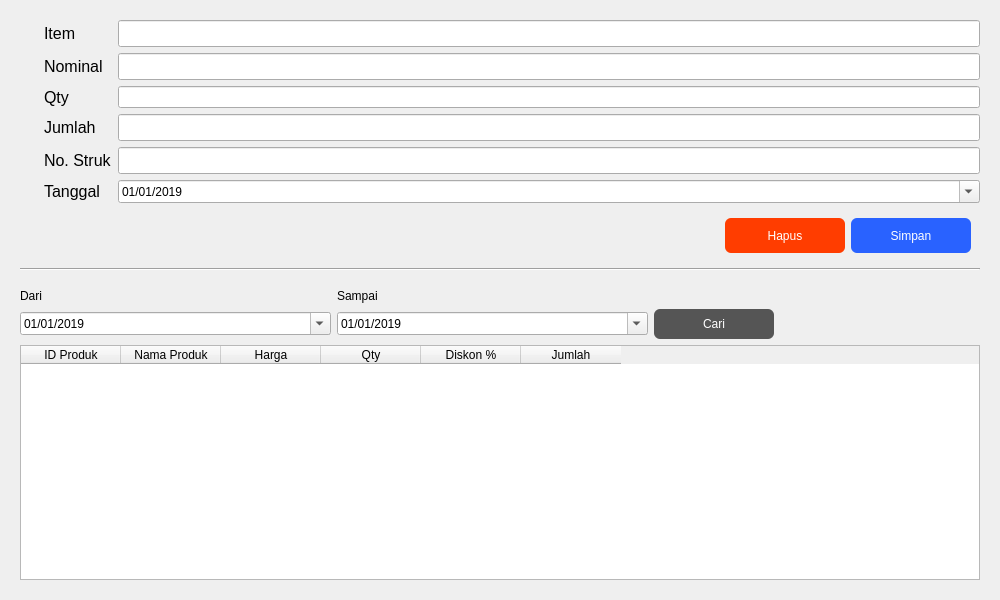
<?xml version="1.0" encoding="UTF-8"?>
<ui version="4.0">
 <class>Form</class>
 <widget class="QWidget" name="Form">
  <property name="geometry">
   <rect>
    <x>0</x>
    <y>0</y>
    <width>1000</width>
    <height>600</height>
   </rect>
  </property>
  <property name="minimumSize">
   <size>
    <width>600</width>
    <height>600</height>
   </size>
  </property>
  <property name="windowTitle">
   <string>Form</string>
  </property>
  <property name="styleSheet">
   <string notr="true"/>
  </property>
  <layout class="QHBoxLayout" name="horizontalLayout">
   <item>
    <widget class="QWidget" name="daftarPengeluaranWidget" native="true">
     <property name="minimumSize">
      <size>
       <width>350</width>
       <height>0</height>
      </size>
     </property>
     <property name="maximumSize">
      <size>
       <width>16777215</width>
       <height>16777215</height>
      </size>
     </property>
     <property name="styleSheet">
      <string notr="true"/>
     </property>
     <layout class="QVBoxLayout" name="verticalLayout_3">
      <property name="spacing">
       <number>0</number>
      </property>
      <property name="leftMargin">
       <number>0</number>
      </property>
      <property name="topMargin">
       <number>0</number>
      </property>
      <property name="rightMargin">
       <number>0</number>
      </property>
      <property name="bottomMargin">
       <number>0</number>
      </property>
      <item>
       <widget class="QWidget" name="widget_4" native="true">
        <property name="styleSheet">
         <string notr="true"/>
        </property>
        <layout class="QGridLayout" name="gridLayout_3">
         <item row="0" column="0">
          <widget class="QWidget" name="widget_6" native="true">
           <property name="minimumSize">
            <size>
             <width>0</width>
             <height>0</height>
            </size>
           </property>
           <property name="styleSheet">
            <string notr="true"/>
           </property>
           <layout class="QGridLayout" name="gridLayout"/>
          </widget>
         </item>
         <item row="1" column="0" colspan="2">
          <widget class="Line" name="line">
           <property name="styleSheet">
            <string notr="true"/>
           </property>
           <property name="orientation">
            <enum>Qt::Horizontal</enum>
           </property>
          </widget>
         </item>
         <item row="0" column="1">
          <layout class="QGridLayout" name="gridLayout_2">
           <item row="4" column="0">
            <widget class="QLabel" name="label_7">
             <property name="font">
              <font>
               <pointsize>12</pointsize>
              </font>
             </property>
             <property name="text">
              <string>No. Struk</string>
             </property>
            </widget>
           </item>
           <item row="0" column="2">
            <widget class="QLineEdit" name="item">
             <property name="font">
              <font>
               <pointsize>12</pointsize>
              </font>
             </property>
             <property name="placeholderText">
              <string/>
             </property>
             <property name="clearButtonEnabled">
              <bool>true</bool>
             </property>
            </widget>
           </item>
           <item row="3" column="2">
            <widget class="QLineEdit" name="jumlah">
             <property name="font">
              <font>
               <pointsize>12</pointsize>
              </font>
             </property>
             <property name="clearButtonEnabled">
              <bool>true</bool>
             </property>
            </widget>
           </item>
           <item row="6" column="2">
            <widget class="QWidget" name="widget_7" native="true">
             <layout class="QGridLayout" name="gridLayout_4">
              <item row="0" column="3">
               <widget class="QPushButton" name="simpanBtn">
                <property name="minimumSize">
                 <size>
                  <width>120</width>
                  <height>35</height>
                 </size>
                </property>
                <property name="maximumSize">
                 <size>
                  <width>150</width>
                  <height>16777215</height>
                 </size>
                </property>
                <property name="layoutDirection">
                 <enum>Qt::LeftToRight</enum>
                </property>
                <property name="styleSheet">
                 <string notr="true">QPushButton {
	background: #2962ff;
	border-radius: 6px;
	border: none;
	color: white;
	outline: none;
}

QPushButton:pressed {
	border: 2px solid #2962ff;
	background: white;
	color: #2962ff;
}</string>
                </property>
                <property name="text">
                 <string>Simpan</string>
                </property>
               </widget>
              </item>
              <item row="0" column="1">
               <spacer name="horizontalSpacer">
                <property name="orientation">
                 <enum>Qt::Horizontal</enum>
                </property>
                <property name="sizeType">
                 <enum>QSizePolicy::Expanding</enum>
                </property>
                <property name="sizeHint" stdset="0">
                 <size>
                  <width>600</width>
                  <height>20</height>
                 </size>
                </property>
               </spacer>
              </item>
              <item row="0" column="2">
               <widget class="QPushButton" name="hapusBtn">
                <property name="minimumSize">
                 <size>
                  <width>120</width>
                  <height>35</height>
                 </size>
                </property>
                <property name="maximumSize">
                 <size>
                  <width>150</width>
                  <height>16777215</height>
                 </size>
                </property>
                <property name="layoutDirection">
                 <enum>Qt::LeftToRight</enum>
                </property>
                <property name="styleSheet">
                 <string notr="true">QPushButton {
	background: #ff3d00;
	border-radius: 6px;
	border: none;
	color: white;
	outline: none;
}

QPushButton:pressed {
	border: 2px solid #ff3d00;
	background: white;
	color: #ff3d00;
}</string>
                </property>
                <property name="text">
                 <string>Hapus</string>
                </property>
               </widget>
              </item>
             </layout>
            </widget>
           </item>
           <item row="3" column="0">
            <widget class="QLabel" name="label_5">
             <property name="font">
              <font>
               <pointsize>12</pointsize>
              </font>
             </property>
             <property name="text">
              <string>Jumlah</string>
             </property>
            </widget>
           </item>
           <item row="1" column="0">
            <widget class="QLabel" name="label_2">
             <property name="font">
              <font>
               <pointsize>12</pointsize>
              </font>
             </property>
             <property name="text">
              <string>Nominal</string>
             </property>
            </widget>
           </item>
           <item row="4" column="2">
            <widget class="QLineEdit" name="struk">
             <property name="font">
              <font>
               <pointsize>12</pointsize>
              </font>
             </property>
             <property name="clearButtonEnabled">
              <bool>true</bool>
             </property>
            </widget>
           </item>
           <item row="1" column="2">
            <widget class="QLineEdit" name="nominal">
             <property name="font">
              <font>
               <pointsize>12</pointsize>
              </font>
             </property>
             <property name="clearButtonEnabled">
              <bool>true</bool>
             </property>
            </widget>
           </item>
           <item row="5" column="0">
            <widget class="QLabel" name="label_4">
             <property name="font">
              <font>
               <pointsize>12</pointsize>
              </font>
             </property>
             <property name="text">
              <string>Tanggal</string>
             </property>
            </widget>
           </item>
           <item row="0" column="0">
            <widget class="QLabel" name="label">
             <property name="font">
              <font>
               <pointsize>12</pointsize>
              </font>
             </property>
             <property name="text">
              <string>Item</string>
             </property>
            </widget>
           </item>
           <item row="2" column="0">
            <widget class="QLabel" name="label_3">
             <property name="font">
              <font>
               <pointsize>12</pointsize>
              </font>
             </property>
             <property name="text">
              <string>Qty</string>
             </property>
            </widget>
           </item>
           <item row="5" column="2">
            <widget class="QDateEdit" name="tanggal">
             <property name="dateTime">
              <datetime>
               <hour>0</hour>
               <minute>0</minute>
               <second>0</second>
               <year>2019</year>
               <month>1</month>
               <day>1</day>
              </datetime>
             </property>
             <property name="displayFormat">
              <string>dd/MM/yyyy</string>
             </property>
             <property name="calendarPopup">
              <bool>true</bool>
             </property>
            </widget>
           </item>
           <item row="2" column="2">
            <widget class="QLineEdit" name="lineEdit"/>
           </item>
          </layout>
         </item>
        </layout>
       </widget>
      </item>
      <item>
       <widget class="QWidget" name="widget_5" native="true">
        <property name="styleSheet">
         <string notr="true"/>
        </property>
        <layout class="QGridLayout" name="gridLayout_6">
         <item row="1" column="2">
          <widget class="QPushButton" name="cariBtn">
           <property name="minimumSize">
            <size>
             <width>105</width>
             <height>30</height>
            </size>
           </property>
           <property name="maximumSize">
            <size>
             <width>120</width>
             <height>35</height>
            </size>
           </property>
           <property name="styleSheet">
            <string notr="true">QPushButton {
	background: #555;
	border-radius: 6px;
	border: none;
	color: white;
	outline: none;
}

QPushButton:pressed {
	border: 2px solid #555;
	background: white;
	color: #555;
}</string>
           </property>
           <property name="text">
            <string>Cari</string>
           </property>
          </widget>
         </item>
         <item row="0" column="0">
          <widget class="QLabel" name="label_6">
           <property name="text">
            <string>Dari</string>
           </property>
          </widget>
         </item>
         <item row="0" column="1">
          <widget class="QLabel" name="label_8">
           <property name="text">
            <string>Sampai</string>
           </property>
          </widget>
         </item>
         <item row="1" column="0">
          <widget class="QDateEdit" name="dari_tanggal">
           <property name="dateTime">
            <datetime>
             <hour>0</hour>
             <minute>0</minute>
             <second>0</second>
             <year>2019</year>
             <month>1</month>
             <day>1</day>
            </datetime>
           </property>
           <property name="displayFormat">
            <string>dd/MM/yyyy</string>
           </property>
           <property name="calendarPopup">
            <bool>true</bool>
           </property>
          </widget>
         </item>
         <item row="1" column="1">
          <widget class="QDateEdit" name="sampai_tanggal">
           <property name="dateTime">
            <datetime>
             <hour>0</hour>
             <minute>0</minute>
             <second>0</second>
             <year>2019</year>
             <month>1</month>
             <day>1</day>
            </datetime>
           </property>
           <property name="displayFormat">
            <string>dd/MM/yyyy</string>
           </property>
           <property name="calendarPopup">
            <bool>true</bool>
           </property>
          </widget>
         </item>
         <item row="1" column="3">
          <spacer name="horizontalSpacer_2">
           <property name="orientation">
            <enum>Qt::Horizontal</enum>
           </property>
           <property name="sizeType">
            <enum>QSizePolicy::Fixed</enum>
           </property>
           <property name="sizeHint" stdset="0">
            <size>
             <width>200</width>
             <height>20</height>
            </size>
           </property>
          </spacer>
         </item>
         <item row="2" column="0" colspan="4">
          <widget class="QTableWidget" name="tabel_pengeluaran">
           <property name="sizePolicy">
            <sizepolicy hsizetype="Expanding" vsizetype="Expanding">
             <horstretch>0</horstretch>
             <verstretch>0</verstretch>
            </sizepolicy>
           </property>
           <property name="focusPolicy">
            <enum>Qt::ClickFocus</enum>
           </property>
           <property name="sizeAdjustPolicy">
            <enum>QAbstractScrollArea::AdjustToContents</enum>
           </property>
           <property name="editTriggers">
            <set>QAbstractItemView::NoEditTriggers</set>
           </property>
           <property name="selectionMode">
            <enum>QAbstractItemView::ExtendedSelection</enum>
           </property>
           <property name="selectionBehavior">
            <enum>QAbstractItemView::SelectRows</enum>
           </property>
           <attribute name="horizontalHeaderCascadingSectionResizes">
            <bool>true</bool>
           </attribute>
           <column>
            <property name="text">
             <string>ID Produk</string>
            </property>
           </column>
           <column>
            <property name="text">
             <string>Nama Produk</string>
            </property>
           </column>
           <column>
            <property name="text">
             <string>Harga</string>
            </property>
           </column>
           <column>
            <property name="text">
             <string>Qty</string>
            </property>
           </column>
           <column>
            <property name="text">
             <string>Diskon %</string>
            </property>
           </column>
           <column>
            <property name="text">
             <string>Jumlah</string>
            </property>
           </column>
          </widget>
         </item>
        </layout>
       </widget>
      </item>
     </layout>
    </widget>
   </item>
  </layout>
 </widget>
 <resources/>
 <connections/>
</ui>
